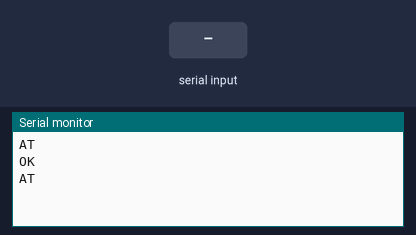
Bench run of a sketch on a simulated Arduino Uno, built with avr-gcc and run on an emulated ATmega328P. Shown: the last lines printed to the serial monitor. Inputs (shaded band) come from the test bench. The modem accepts every AT command (registered, SIM ready, sends succeed) and sends nothing else.

Above: at 18.0 s.
18.1 s: "1" received over the second serial link
At 20.3 s:
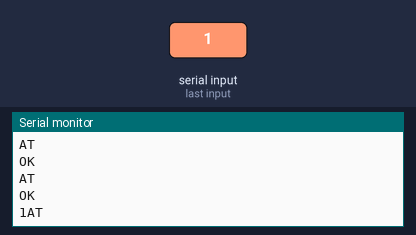
25.6 s: "0" received over the second serial link
At 30.5 s:
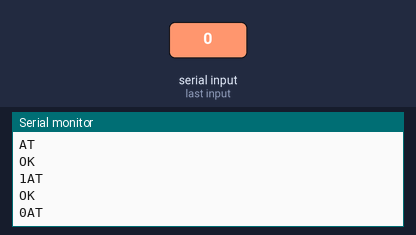
33.1 s: "2" received over the second serial link
At 40.7 s:
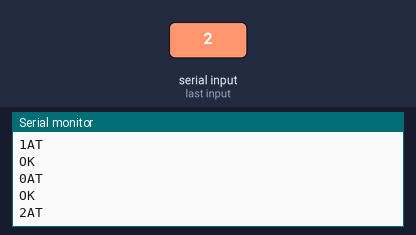

The sketch:

loraSerialTest.ino
```cpp
// Automated AT check
#include <SoftwareSerial.h>

SoftwareSerial loraSerial(2, 3); // RX, TX pins for the LoRaWAN module
int baudRate = 9600;

void setup()
{
  Serial.begin(9600);
  loraSerial.begin(baudRate);
}
char cmd[] = "AT\r\n";
void loop()
{
  // Send AT commands to the LoRaWAN module
  for (int i=0; i<strlen(cmd); i++) {
    loraSerial.write(cmd[i]);
    Serial.write(cmd[i]);
  }
  //loraSerial.println("AT");
  //Serial.println("AT");

  delay(10000);
  // Read response from the LoRaWAN module
  while (loraSerial.available() > 0)
  {
    Serial.write(loraSerial.read());
  }
}

// User inputted AT check (useful for AT+ID)
/*
#include<SoftwareSerial.h>

SoftwareSerial LoraSerial(2, 3); // (RX, TX)

void setup() {
  // put your setup code here, to run once:
  Serial.begin(9600);
  LoraSerial.begin(9600);
}

void loop() {
      while (Serial.available() > 0) {
        LoraSerial.write(Serial.read());
    }

    while (LoraSerial.available() > 0) {
        Serial.write(LoraSerial.read());
    }
}
*/
```

Measured:
- after the input at 18.1 s, the serial monitor: prints a new line after 1.9 s (image 1)
- after the input at 25.6 s, the serial monitor: prints a new line after 4.4 s (image 2)
- after the input at 33.1 s, the serial monitor: prints a new line after 6.9 s (image 3)
